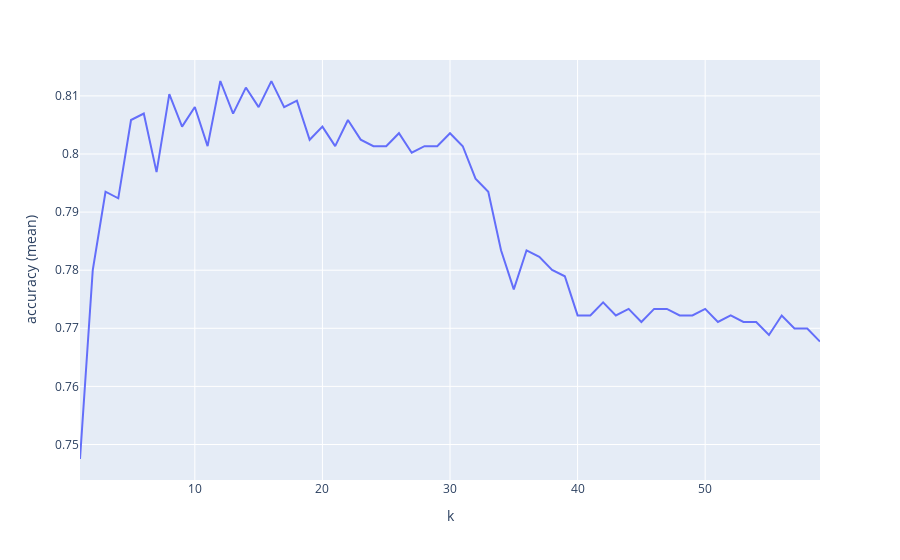

Notebook code cell kept with this figure:
### Code cell
# 5-fold split (stratified)
k = []
scores = []
for i in range(1, 60):
    model = KNeighborsClassifier(n_neighbors=i)
    score = cross_val_score(model, original_X, original_y)
    scores.append(score.mean())
    k.append(i)

result = pd.DataFrame(zip(k, scores), columns=['k', 'accuracy (mean)'])
px.line(result, x='k', y='accuracy (mean)')

### Figure 1 — Plotly figure (JSON) as saved in the notebook; plotly's stock layout.template omitted (floating-point values rounded to 4 significant figures)
{"data": [{"hovertemplate": "k=%{x}<br>accuracy (mean)=%{y}<extra></extra>", "legendgroup": "", "line": {"color": "#636efa", "dash": "solid"}, "mode": "lines", "name": "", "orientation": "v", "showlegend": false, "type": "scatter", "x": [1, 2, 3, 4, 5, 6, 7, 8, 9, 10, 11, 12, 13, 14, 15, 16, 17, 18, 19, 20, 21, 22, 23, 24, 25, 26, 27, 28, 29, 30, 31, 32, 33, 34, 35, 36, 37, 38, 39, 40, 41, 42, 43, 44, 45, 46, 47, 48, 49, 50, 51, 52, 53, 54, 55, 56, 57, 58, 59], "xaxis": "x", "y": [0.7475, 0.78, 0.7935, 0.7924, 0.8058, 0.807, 0.7969, 0.8103, 0.8047, 0.8081, 0.8014, 0.8126, 0.8069, 0.8114, 0.8081, 0.8125, 0.808, 0.8092, 0.8024, 0.8047, 0.8013, 0.8058, 0.8025, 0.8013, 0.8013, 0.8036, 0.8002, 0.8013, 0.8013, 0.8036, 0.8013, 0.7958, 0.7935, 0.7834, 0.7767, 0.7834, 0.7823, 0.7801, 0.7789, 0.7722, 0.7722, 0.7745, 0.7722, 0.7733, 0.7711, 0.7733, 0.7733, 0.7722, 0.7722, 0.7733, 0.7711, 0.7722, 0.7711, 0.7711, 0.7688, 0.7722, 0.77, 0.77, 0.7677], "yaxis": "y"}], "layout": {"legend": {"tracegroupgap": 0}, "margin": {"t": 60}, "xaxis": {"anchor": "y", "domain": [0, 1], "title": {"text": "k"}}, "yaxis": {"anchor": "x", "domain": [0, 1], "title": {"text": "accuracy (mean)"}}}}
